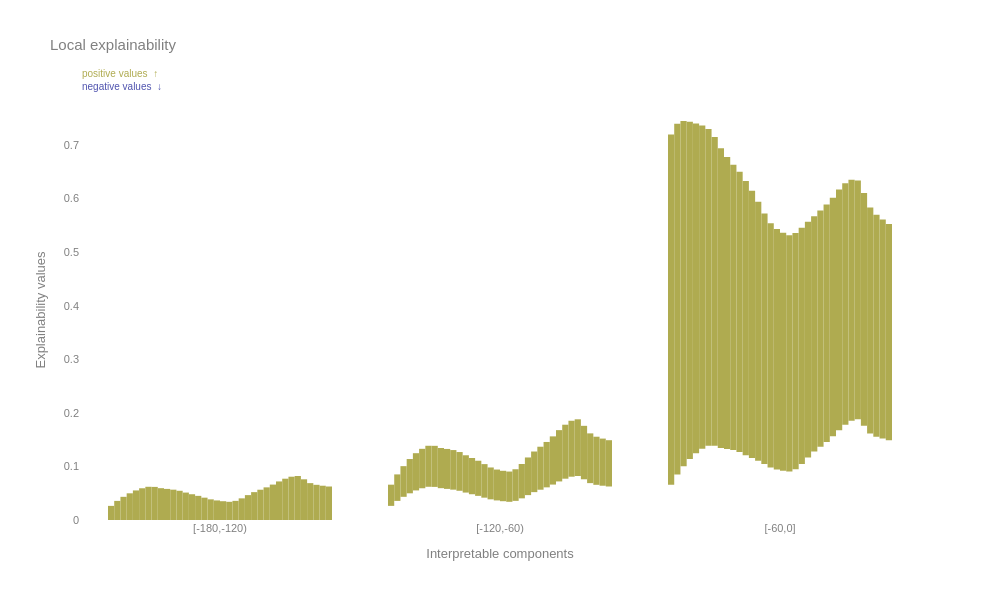

Notebook source saved alongside this figure:
### Code cell
past_load_zoom_1_model = past_load_zoom_1.close_up_explainability_model(X_observation)
base_vector = -phi_zero
fig = time.local_plot(past_load_zoom_1_model,component_names,base_vector)
fig.show()

### Figure 1 — Plotly figure (JSON) as saved in the notebook; plotly's stock layout.template omitted (floating-point values rounded to 4 significant figures)
{"data": [{"base": 0, "connector": {"visible": false}, "decreasing": {"marker": {"color": "#5054af"}}, "increasing": {"marker": {"color": "#afab50"}}, "name": "h 0", "orientation": "v", "type": "waterfall", "x": ["[-180,-120)", "[-120,-60)", "[-60,0]"], "y": [0.02635, 0.03958, 0.6538]}, {"base": 0, "connector": {"visible": false}, "decreasing": {"marker": {"color": "#5054af"}}, "increasing": {"marker": {"color": "#afab50"}}, "name": "h 1", "orientation": "v", "type": "waterfall", "x": ["[-180,-120)", "[-120,-60)", "[-60,0]"], "y": [0.03566, 0.04945, 0.6544]}, {"base": 0, "connector": {"visible": false}, "decreasing": {"marker": {"color": "#5054af"}}, "increasing": {"marker": {"color": "#afab50"}}, "name": "h 2", "orientation": "v", "type": "waterfall", "x": ["[-180,-120)", "[-120,-60)", "[-60,0]"], "y": [0.04326, 0.05724, 0.6442]}, {"base": 0, "connector": {"visible": false}, "decreasing": {"marker": {"color": "#5054af"}}, "increasing": {"marker": {"color": "#afab50"}}, "name": "h 3", "orientation": "v", "type": "waterfall", "x": ["[-180,-120)", "[-120,-60)", "[-60,0]"], "y": [0.04982, 0.06395, 0.6295]}, {"base": 0, "connector": {"visible": false}, "decreasing": {"marker": {"color": "#5054af"}}, "increasing": {"marker": {"color": "#afab50"}}, "name": "h 4", "orientation": "v", "type": "waterfall", "x": ["[-180,-120)", "[-120,-60)", "[-60,0]"], "y": [0.0552, 0.06951, 0.6155]}, {"base": 0, "connector": {"visible": false}, "decreasing": {"marker": {"color": "#5054af"}}, "increasing": {"marker": {"color": "#afab50"}}, "name": "h 5", "orientation": "v", "type": "waterfall", "x": ["[-180,-120)", "[-120,-60)", "[-60,0]"], "y": [0.05924, 0.07361, 0.6035]}, {"base": 0, "connector": {"visible": false}, "decreasing": {"marker": {"color": "#5054af"}}, "increasing": {"marker": {"color": "#afab50"}}, "name": "h 6", "orientation": "v", "type": "waterfall", "x": ["[-180,-120)", "[-120,-60)", "[-60,0]"], "y": [0.062, 0.07655, 0.5911]}, {"base": 0, "connector": {"visible": false}, "decreasing": {"marker": {"color": "#5054af"}}, "increasing": {"marker": {"color": "#afab50"}}, "name": "h 7", "orientation": "v", "type": "waterfall", "x": ["[-180,-120)", "[-120,-60)", "[-60,0]"], "y": [0.06178, 0.07667, 0.5763]}, {"base": 0, "connector": {"visible": false}, "decreasing": {"marker": {"color": "#5054af"}}, "increasing": {"marker": {"color": "#afab50"}}, "name": "h 8", "orientation": "v", "type": "waterfall", "x": ["[-180,-120)", "[-120,-60)", "[-60,0]"], "y": [0.0594, 0.07497, 0.5595]}, {"base": 0, "connector": {"visible": false}, "decreasing": {"marker": {"color": "#5054af"}}, "increasing": {"marker": {"color": "#afab50"}}, "name": "h 9", "orientation": "v", "type": "waterfall", "x": ["[-180,-120)", "[-120,-60)", "[-60,0]"], "y": [0.05805, 0.07458, 0.5448]}, {"base": 0, "connector": {"visible": false}, "decreasing": {"marker": {"color": "#5054af"}}, "increasing": {"marker": {"color": "#afab50"}}, "name": "h 10", "orientation": "v", "type": "waterfall", "x": ["[-180,-120)", "[-120,-60)", "[-60,0]"], "y": [0.0566, 0.07393, 0.5326]}, {"base": 0, "connector": {"visible": false}, "decreasing": {"marker": {"color": "#5054af"}}, "increasing": {"marker": {"color": "#afab50"}}, "name": "h 11", "orientation": "v", "type": "waterfall", "x": ["[-180,-120)", "[-120,-60)", "[-60,0]"], "y": [0.05453, 0.07232, 0.5229]}, {"base": 0, "connector": {"visible": false}, "decreasing": {"marker": {"color": "#5054af"}}, "increasing": {"marker": {"color": "#afab50"}}, "name": "h 12", "orientation": "v", "type": "waterfall", "x": ["[-180,-120)", "[-120,-60)", "[-60,0]"], "y": [0.05119, 0.06965, 0.5121]}, {"base": 0, "connector": {"visible": false}, "decreasing": {"marker": {"color": "#5054af"}}, "increasing": {"marker": {"color": "#afab50"}}, "name": "h 13", "orientation": "v", "type": "waterfall", "x": ["[-180,-120)", "[-120,-60)", "[-60,0]"], "y": [0.04809, 0.06763, 0.4989]}, {"base": 0, "connector": {"visible": false}, "decreasing": {"marker": {"color": "#5054af"}}, "increasing": {"marker": {"color": "#afab50"}}, "name": "h 14", "orientation": "v", "type": "waterfall", "x": ["[-180,-120)", "[-120,-60)", "[-60,0]"], "y": [0.04505, 0.06557, 0.4835]}, {"base": 0, "connector": {"visible": false}, "decreasing": {"marker": {"color": "#5054af"}}, "increasing": {"marker": {"color": "#afab50"}}, "name": "h 15", "orientation": "v", "type": "waterfall", "x": ["[-180,-120)", "[-120,-60)", "[-60,0]"], "y": [0.04168, 0.06264, 0.4678]}, {"base": 0, "connector": {"visible": false}, "decreasing": {"marker": {"color": "#5054af"}}, "increasing": {"marker": {"color": "#afab50"}}, "name": "h 16", "orientation": "v", "type": "waterfall", "x": ["[-180,-120)", "[-120,-60)", "[-60,0]"], "y": [0.03854, 0.0595, 0.4558]}, {"base": 0, "connector": {"visible": false}, "decreasing": {"marker": {"color": "#5054af"}}, "increasing": {"marker": {"color": "#afab50"}}, "name": "h 17", "orientation": "v", "type": "waterfall", "x": ["[-180,-120)", "[-120,-60)", "[-60,0]"], "y": [0.03653, 0.05765, 0.4492]}, {"base": 0, "connector": {"visible": false}, "decreasing": {"marker": {"color": "#5054af"}}, "increasing": {"marker": {"color": "#afab50"}}, "name": "h 18", "orientation": "v", "type": "waterfall", "x": ["[-180,-120)", "[-120,-60)", "[-60,0]"], "y": [0.03506, 0.05677, 0.4443]}, {"base": 0, "connector": {"visible": false}, "decreasing": {"marker": {"color": "#5054af"}}, "increasing": {"marker": {"color": "#afab50"}}, "name": "h 19", "orientation": "v", "type": "waterfall", "x": ["[-180,-120)", "[-120,-60)", "[-60,0]"], "y": [0.03395, 0.05647, 0.441]}, {"base": 0, "connector": {"visible": false}, "decreasing": {"marker": {"color": "#5054af"}}, "increasing": {"marker": {"color": "#afab50"}}, "name": "h 20", "orientation": "v", "type": "waterfall", "x": ["[-180,-120)", "[-120,-60)", "[-60,0]"], "y": [0.03573, 0.059, 0.4408]}, {"base": 0, "connector": {"visible": false}, "decreasing": {"marker": {"color": "#5054af"}}, "increasing": {"marker": {"color": "#afab50"}}, "name": "h 21", "orientation": "v", "type": "waterfall", "x": ["[-180,-120)", "[-120,-60)", "[-60,0]"], "y": [0.0404, 0.06409, 0.4409]}, {"base": 0, "connector": {"visible": false}, "decreasing": {"marker": {"color": "#5054af"}}, "increasing": {"marker": {"color": "#afab50"}}, "name": "h 22", "orientation": "v", "type": "waterfall", "x": ["[-180,-120)", "[-120,-60)", "[-60,0]"], "y": [0.04643, 0.07028, 0.4398]}, {"base": 0, "connector": {"visible": false}, "decreasing": {"marker": {"color": "#5054af"}}, "increasing": {"marker": {"color": "#afab50"}}, "name": "h 23", "orientation": "v", "type": "waterfall", "x": ["[-180,-120)", "[-120,-60)", "[-60,0]"], "y": [0.05202, 0.07582, 0.439]}, {"base": 0, "connector": {"visible": false}, "decreasing": {"marker": {"color": "#5054af"}}, "increasing": {"marker": {"color": "#afab50"}}, "name": "h 24", "orientation": "v", "type": "waterfall", "x": ["[-180,-120)", "[-120,-60)", "[-60,0]"], "y": [0.05653, 0.08025, 0.4407]}, {"base": 0, "connector": {"visible": false}, "decreasing": {"marker": {"color": "#5054af"}}, "increasing": {"marker": {"color": "#afab50"}}, "name": "h 25", "orientation": "v", "type": "waterfall", "x": ["[-180,-120)", "[-120,-60)", "[-60,0]"], "y": [0.06092, 0.08473, 0.443]}, {"base": 0, "connector": {"visible": false}, "decreasing": {"marker": {"color": "#5054af"}}, "increasing": {"marker": {"color": "#afab50"}}, "name": "h 26", "orientation": "v", "type": "waterfall", "x": ["[-180,-120)", "[-120,-60)", "[-60,0]"], "y": [0.06612, 0.08997, 0.4456]}, {"base": 0, "connector": {"visible": false}, "decreasing": {"marker": {"color": "#5054af"}}, "increasing": {"marker": {"color": "#afab50"}}, "name": "h 27", "orientation": "v", "type": "waterfall", "x": ["[-180,-120)", "[-120,-60)", "[-60,0]"], "y": [0.07198, 0.09577, 0.4492]}, {"base": 0, "connector": {"visible": false}, "decreasing": {"marker": {"color": "#5054af"}}, "increasing": {"marker": {"color": "#afab50"}}, "name": "h 28", "orientation": "v", "type": "waterfall", "x": ["[-180,-120)", "[-120,-60)", "[-60,0]"], "y": [0.07709, 0.1008, 0.4508]}, {"base": 0, "connector": {"visible": false}, "decreasing": {"marker": {"color": "#5054af"}}, "increasing": {"marker": {"color": "#afab50"}}, "name": "h 29", "orientation": "v", "type": "waterfall", "x": ["[-180,-120)", "[-120,-60)", "[-60,0]"], "y": [0.08082, 0.1044, 0.45]}, {"base": 0, "connector": {"visible": false}, "decreasing": {"marker": {"color": "#5054af"}}, "increasing": {"marker": {"color": "#afab50"}}, "name": "h 30", "orientation": "v", "type": "waterfall", "x": ["[-180,-120)", "[-120,-60)", "[-60,0]"], "y": [0.08215, 0.1058, 0.4459]}, {"base": 0, "connector": {"visible": false}, "decreasing": {"marker": {"color": "#5054af"}}, "increasing": {"marker": {"color": "#afab50"}}, "name": "h 31", "orientation": "v", "type": "waterfall", "x": ["[-180,-120)", "[-120,-60)", "[-60,0]"], "y": [0.07597, 0.09978, 0.4346]}, {"base": 0, "connector": {"visible": false}, "decreasing": {"marker": {"color": "#5054af"}}, "increasing": {"marker": {"color": "#afab50"}}, "name": "h 32", "orientation": "v", "type": "waterfall", "x": ["[-180,-120)", "[-120,-60)", "[-60,0]"], "y": [0.06881, 0.09286, 0.4218]}, {"base": 0, "connector": {"visible": false}, "decreasing": {"marker": {"color": "#5054af"}}, "increasing": {"marker": {"color": "#afab50"}}, "name": "h 33", "orientation": "v", "type": "waterfall", "x": ["[-180,-120)", "[-120,-60)", "[-60,0]"], "y": [0.06567, 0.0898, 0.4142]}, {"base": 0, "connector": {"visible": false}, "decreasing": {"marker": {"color": "#5054af"}}, "increasing": {"marker": {"color": "#afab50"}}, "name": "h 34", "orientation": "v", "type": "waterfall", "x": ["[-180,-120)", "[-120,-60)", "[-60,0]"], "y": [0.06399, 0.08796, 0.4088]}, {"base": 0, "connector": {"visible": false}, "decreasing": {"marker": {"color": "#5054af"}}, "increasing": {"marker": {"color": "#afab50"}}, "name": "h 35", "orientation": "v", "type": "waterfall", "x": ["[-180,-120)", "[-120,-60)", "[-60,0]"], "y": [0.06253, 0.08639, 0.4037]}], "layout": {"annotations": [{"bgcolor": "white", "font": {"color": "#afab50", "size": 10}, "showarrow": false, "text": "positive values  ↑", "x": 0, "xref": "paper", "y": 1.08, "yref": "paper"}, {"bgcolor": "white", "font": {"color": "#5054af", "size": 10}, "showarrow": false, "text": "negative values  ↓", "x": 0, "xref": "paper", "y": 1.05, "yref": "paper"}], "autosize": false, "font": {"color": "gray", "family": "Helvetica", "size": 11}, "height": 600, "plot_bgcolor": "white", "showlegend": false, "title": {"text": "Local explainability"}, "width": 1000, "xaxis": {"title": {"text": "Interpretable components"}}, "yaxis": {"title": {"text": "Explainability values"}}}}
